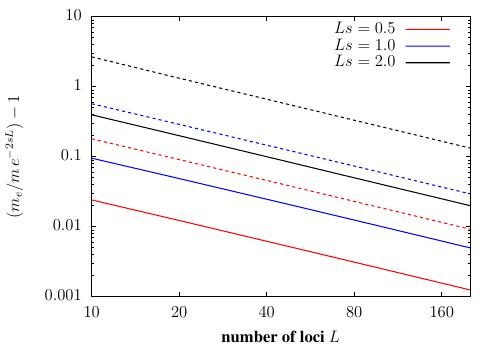

Recreate this plot in gnuplot.
set output  "meffVsL.tex"
set terminal epslatex color dl 3.0 blacktext 12 'ptm,b' standalone
set border linewidth 2
set style line 1 lt 3 lc rgb "black"  pt 3 lw 5
set style line 2 lt 3 lc rgb "black"  pt 3  lw 5
set style line 3 lt 3 lc rgb "black"  pt 3  lw 5
set style line 4 lt 3 lc rgb "red"  pt 3 ps 0.8 lw 3
set style line 5 lt 3 lc rgb "blue"  pt 5 ps 0.8 lw 3
set style line 6 lt 3 lc rgb "green"  pt 1 ps 0.8 lw 3
set style line 7 lt 3 lc rgb "red"  pt 3 lw 4
set style line 8 lt 3 lc rgb "blue"  pt 5  lw 4
set style line 9 lt 3 lc rgb "black"  pt 1  lw 4
set style line 10 lt 3 lc rgb "red"  pt 3 lw 4
set style line 11 lt 3 lc rgb "blue"  pt 5  lw 4
set style line 12 lt 3 lc rgb "black"  pt 1  lw 4

#set format y '\large %g'  
#set format x '\large %g'  

#se size  ratio 0.8

#se yrange [0.8:12.8]
#se xrange [0.0:1.2]
se xtics (10,20,40,80,160)
#se yrange [0.0:1.0]
#se ytics (0.0,0.2,0.4,0.6,0.8,1.0)
se logsc y
se logsc x
se key top right

se xlabel "number of loci $L$"
se ylabel "$(m_{e}/m\\, e^{-2sL}) -1$"
set style function lines

pl "meffVsL.txt" u 1:(($2/$4)-1) w lines lw 3 lt 1 lc rgb "red" ti "$Ls=0.5$",\
"meffVsL.txt" u 1:(($3/$4)-1) w lines lw 3 lt 1 dt (1,1) lc rgb "red" noti,\
"meffVsL.txt" u 1:(($5/$7)-1) w lines lw 3 lt 1 lc rgb "blue" ti "$Ls=1.0$",\
"meffVsL.txt" u 1:(($6/$7)-1) w lines lw 3 lt 1 dt (1,1) lc rgb "blue" noti,\
"meffVsL.txt" u 1:(($8/$10)-1) w lines lw 3 lt 1 lc rgb "black" ti "$Ls=2.0$",\
"meffVsL.txt" u 1:(($9/$10)-1) w lines lw 3 lt 1 dt (1,1) lc rgb "black" noti,\

#set terminal po col
#set output # closes file
#pause -1 "Hit any key to continue"

#system('epstopdf abc_MM-inc.eps && pdflatex abc_MM.tex')
#system('latex abc_MM.tex && dvips abc_MM.dvi && ps2pdf abc_MM.ps')
